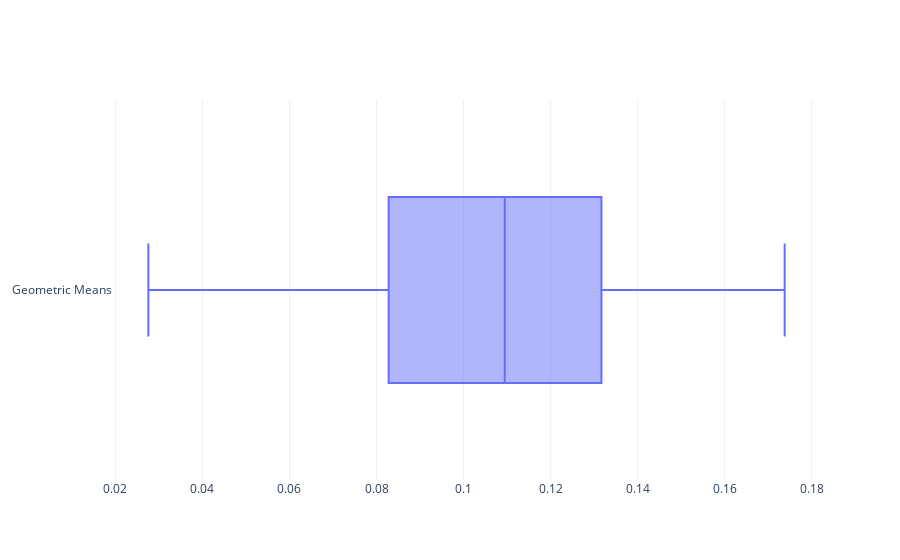

Notebook cell for this chart:
### Markdown cell above
# FIGURE 4

### Code cell
trace = go.Box(
    x = geomean.geomean,
    name="Geometric Means"
)
fig = go.Figure(trace)
fig.update_layout(
    template="plotly_white",
)
fig.show()
